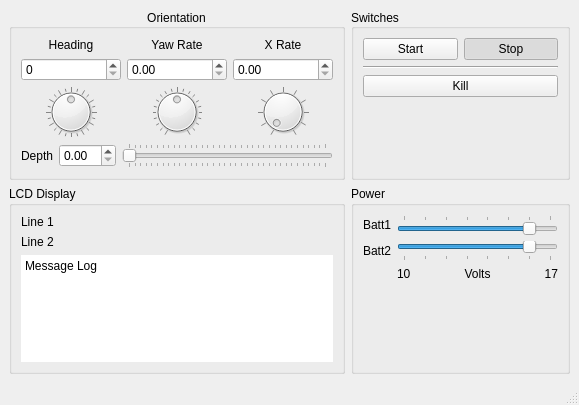
<?xml version="1.0" encoding="UTF-8"?>
<ui version="4.0">
 <class>MainWindow</class>
 <widget class="QMainWindow" name="MainWindow">
  <property name="geometry">
   <rect>
    <x>0</x>
    <y>0</y>
    <width>579</width>
    <height>405</height>
   </rect>
  </property>
  <property name="windowTitle">
   <string>Manual Simulator</string>
  </property>
  <widget class="QWidget" name="centralwidget">
   <layout class="QGridLayout" name="gridLayout">
    <item row="0" column="0">
     <widget class="QGroupBox" name="groupBox">
      <property name="title">
       <string>Orientation</string>
      </property>
      <property name="alignment">
       <set>Qt::AlignCenter</set>
      </property>
      <layout class="QVBoxLayout" name="verticalLayout_2">
       <item>
        <layout class="QGridLayout" name="gridLayout_2">
         <item row="0" column="0">
          <widget class="QLabel" name="label">
           <property name="text">
            <string>Heading</string>
           </property>
           <property name="alignment">
            <set>Qt::AlignCenter</set>
           </property>
          </widget>
         </item>
         <item row="0" column="1">
          <widget class="QLabel" name="label_2">
           <property name="text">
            <string>Yaw Rate</string>
           </property>
           <property name="alignment">
            <set>Qt::AlignCenter</set>
           </property>
          </widget>
         </item>
         <item row="0" column="2">
          <widget class="QLabel" name="label_3">
           <property name="text">
            <string>X Rate</string>
           </property>
           <property name="alignment">
            <set>Qt::AlignCenter</set>
           </property>
          </widget>
         </item>
         <item row="2" column="1">
          <widget class="QDial" name="dial_2">
           <property name="minimum">
            <number>-30</number>
           </property>
           <property name="maximum">
            <number>30</number>
           </property>
           <property name="notchTarget">
            <double>3.000000000000000</double>
           </property>
           <property name="notchesVisible">
            <bool>true</bool>
           </property>
          </widget>
         </item>
         <item row="2" column="2">
          <widget class="QDial" name="dial_3">
           <property name="maximum">
            <number>10</number>
           </property>
           <property name="pageStep">
            <number>1</number>
           </property>
           <property name="notchesVisible">
            <bool>true</bool>
           </property>
          </widget>
         </item>
         <item row="2" column="0">
          <widget class="QDial" name="dial">
           <property name="minimum">
            <number>-180</number>
           </property>
           <property name="maximum">
            <number>180</number>
           </property>
           <property name="value">
            <number>0</number>
           </property>
           <property name="sliderPosition">
            <number>0</number>
           </property>
           <property name="tracking">
            <bool>true</bool>
           </property>
           <property name="orientation">
            <enum>Qt::Horizontal</enum>
           </property>
           <property name="invertedAppearance">
            <bool>false</bool>
           </property>
           <property name="wrapping">
            <bool>true</bool>
           </property>
           <property name="notchTarget">
            <double>15.000000000000000</double>
           </property>
           <property name="notchesVisible">
            <bool>true</bool>
           </property>
          </widget>
         </item>
         <item row="1" column="1">
          <widget class="QDoubleSpinBox" name="doubleSpinBox_3"/>
         </item>
         <item row="1" column="2">
          <widget class="QDoubleSpinBox" name="doubleSpinBox_4"/>
         </item>
         <item row="1" column="0">
          <widget class="QSpinBox" name="spinBox"/>
         </item>
        </layout>
       </item>
       <item>
        <layout class="QHBoxLayout" name="horizontalLayout_2">
         <item>
          <widget class="QLabel" name="label_4">
           <property name="text">
            <string>Depth</string>
           </property>
          </widget>
         </item>
         <item>
          <widget class="QDoubleSpinBox" name="doubleSpinBox"/>
         </item>
         <item>
          <widget class="QSlider" name="horizontalSlider">
           <property name="maximum">
            <number>35</number>
           </property>
           <property name="pageStep">
            <number>3</number>
           </property>
           <property name="orientation">
            <enum>Qt::Horizontal</enum>
           </property>
           <property name="tickPosition">
            <enum>QSlider::TicksBothSides</enum>
           </property>
          </widget>
         </item>
        </layout>
       </item>
      </layout>
     </widget>
    </item>
    <item row="0" column="1">
     <widget class="QGroupBox" name="groupBox_2">
      <property name="title">
       <string>Switches</string>
      </property>
      <property name="alignment">
       <set>Qt::AlignLeading|Qt::AlignLeft|Qt::AlignVCenter</set>
      </property>
      <layout class="QVBoxLayout" name="verticalLayout">
       <item>
        <layout class="QHBoxLayout" name="horizontalLayout">
         <item>
          <widget class="QPushButton" name="pushButton">
           <property name="text">
            <string>Start</string>
           </property>
           <property name="checkable">
            <bool>true</bool>
           </property>
          </widget>
         </item>
         <item>
          <widget class="QPushButton" name="pushButton_2">
           <property name="text">
            <string>Stop</string>
           </property>
           <property name="checkable">
            <bool>true</bool>
           </property>
           <property name="checked">
            <bool>true</bool>
           </property>
          </widget>
         </item>
        </layout>
       </item>
       <item>
        <widget class="Line" name="line">
         <property name="orientation">
          <enum>Qt::Horizontal</enum>
         </property>
        </widget>
       </item>
       <item>
        <widget class="QPushButton" name="pushButton_3">
         <property name="text">
          <string>Kill</string>
         </property>
        </widget>
       </item>
       <item>
        <spacer name="verticalSpacer">
         <property name="orientation">
          <enum>Qt::Vertical</enum>
         </property>
         <property name="sizeHint" stdset="0">
          <size>
           <width>20</width>
           <height>40</height>
          </size>
         </property>
        </spacer>
       </item>
      </layout>
     </widget>
    </item>
    <item row="1" column="0">
     <widget class="QGroupBox" name="groupBox_3">
      <property name="title">
       <string>LCD Display</string>
      </property>
      <layout class="QVBoxLayout" name="verticalLayout_3">
       <item>
        <widget class="QLabel" name="label_5">
         <property name="text">
          <string>Line 1</string>
         </property>
        </widget>
       </item>
       <item>
        <widget class="QLabel" name="label_6">
         <property name="text">
          <string>Line 2</string>
         </property>
        </widget>
       </item>
       <item>
        <widget class="QTextEdit" name="textEdit">
         <property name="autoFillBackground">
          <bool>false</bool>
         </property>
         <property name="frameShape">
          <enum>QFrame::NoFrame</enum>
         </property>
         <property name="frameShadow">
          <enum>QFrame::Plain</enum>
         </property>
         <property name="readOnly">
          <bool>true</bool>
         </property>
         <property name="html">
          <string>&lt;!DOCTYPE HTML PUBLIC &quot;-//W3C//DTD HTML 4.0//EN&quot; &quot;http://www.w3.org/TR/REC-html40/strict.dtd&quot;&gt;
&lt;html&gt;&lt;head&gt;&lt;meta name=&quot;qrichtext&quot; content=&quot;1&quot; /&gt;&lt;style type=&quot;text/css&quot;&gt;
p, li { white-space: pre-wrap; }
&lt;/style&gt;&lt;/head&gt;&lt;body style=&quot; font-family:'Sans Serif'; font-size:9pt; font-weight:400; font-style:normal;&quot;&gt;
&lt;p style=&quot; margin-top:0px; margin-bottom:0px; margin-left:0px; margin-right:0px; -qt-block-indent:0; text-indent:0px;&quot;&gt;Message Log&lt;/p&gt;&lt;/body&gt;&lt;/html&gt;</string>
         </property>
        </widget>
       </item>
      </layout>
     </widget>
    </item>
    <item row="1" column="1">
     <widget class="QGroupBox" name="groupBox_4">
      <property name="title">
       <string>Power</string>
      </property>
      <layout class="QFormLayout" name="formLayout">
       <item row="0" column="1">
        <widget class="QSlider" name="horizontalSlider_2">
         <property name="minimum">
          <number>10</number>
         </property>
         <property name="maximum">
          <number>17</number>
         </property>
         <property name="pageStep">
          <number>1</number>
         </property>
         <property name="value">
          <number>16</number>
         </property>
         <property name="orientation">
          <enum>Qt::Horizontal</enum>
         </property>
         <property name="tickPosition">
          <enum>QSlider::TicksAbove</enum>
         </property>
        </widget>
       </item>
       <item row="0" column="0">
        <widget class="QLabel" name="label_7">
         <property name="text">
          <string>Batt1</string>
         </property>
        </widget>
       </item>
       <item row="1" column="0">
        <widget class="QLabel" name="label_8">
         <property name="text">
          <string>Batt2</string>
         </property>
        </widget>
       </item>
       <item row="1" column="1">
        <widget class="QSlider" name="horizontalSlider_3">
         <property name="minimum">
          <number>10</number>
         </property>
         <property name="maximum">
          <number>17</number>
         </property>
         <property name="pageStep">
          <number>1</number>
         </property>
         <property name="value">
          <number>16</number>
         </property>
         <property name="orientation">
          <enum>Qt::Horizontal</enum>
         </property>
         <property name="tickPosition">
          <enum>QSlider::TicksBelow</enum>
         </property>
        </widget>
       </item>
       <item row="2" column="1">
        <layout class="QHBoxLayout" name="horizontalLayout_3">
         <property name="topMargin">
          <number>0</number>
         </property>
         <item>
          <widget class="QLabel" name="label_9">
           <property name="text">
            <string>10</string>
           </property>
          </widget>
         </item>
         <item>
          <widget class="QLabel" name="label_11">
           <property name="text">
            <string>Volts</string>
           </property>
           <property name="alignment">
            <set>Qt::AlignCenter</set>
           </property>
          </widget>
         </item>
         <item>
          <widget class="QLabel" name="label_10">
           <property name="text">
            <string>17</string>
           </property>
           <property name="alignment">
            <set>Qt::AlignRight|Qt::AlignTrailing|Qt::AlignVCenter</set>
           </property>
          </widget>
         </item>
        </layout>
       </item>
      </layout>
     </widget>
    </item>
   </layout>
  </widget>
  <widget class="QMenuBar" name="menubar">
   <property name="geometry">
    <rect>
     <x>0</x>
     <y>0</y>
     <width>579</width>
     <height>20</height>
    </rect>
   </property>
  </widget>
  <widget class="QStatusBar" name="statusbar"/>
 </widget>
 <resources/>
 <connections>
  <connection>
   <sender>textEdit</sender>
   <signal>selectionChanged()</signal>
   <receiver>textEdit</receiver>
   <slot>copy()</slot>
   <hints>
    <hint type="sourcelabel">
     <x>237</x>
     <y>306</y>
    </hint>
    <hint type="destinationlabel">
     <x>187</x>
     <y>296</y>
    </hint>
   </hints>
  </connection>
  <connection>
   <sender>dial</sender>
   <signal>dialMoved(int)</signal>
   <receiver>spinBox</receiver>
   <slot>setValue(int)</slot>
   <hints>
    <hint type="sourcelabel">
     <x>97</x>
     <y>128</y>
    </hint>
    <hint type="destinationlabel">
     <x>88</x>
     <y>87</y>
    </hint>
   </hints>
  </connection>
  <connection>
   <sender>spinBox</sender>
   <signal>valueChanged(int)</signal>
   <receiver>dial</receiver>
   <slot>setValue(int)</slot>
   <hints>
    <hint type="sourcelabel">
     <x>64</x>
     <y>91</y>
    </hint>
    <hint type="destinationlabel">
     <x>61</x>
     <y>111</y>
    </hint>
   </hints>
  </connection>
  <connection>
   <sender>dial_2</sender>
   <signal>sliderMoved(int)</signal>
   <receiver>doubleSpinBox_3</receiver>
   <slot>stepUp()</slot>
   <hints>
    <hint type="sourcelabel">
     <x>183</x>
     <y>118</y>
    </hint>
    <hint type="destinationlabel">
     <x>185</x>
     <y>90</y>
    </hint>
   </hints>
  </connection>
  <connection>
   <sender>doubleSpinBox_3</sender>
   <signal>valueChanged(double)</signal>
   <receiver>dial_2</receiver>
   <slot>update()</slot>
   <hints>
    <hint type="sourcelabel">
     <x>168</x>
     <y>88</y>
    </hint>
    <hint type="destinationlabel">
     <x>162</x>
     <y>118</y>
    </hint>
   </hints>
  </connection>
  <connection>
   <sender>pushButton</sender>
   <signal>clicked()</signal>
   <receiver>pushButton_2</receiver>
   <slot>toggle()</slot>
   <hints>
    <hint type="sourcelabel">
     <x>437</x>
     <y>73</y>
    </hint>
    <hint type="destinationlabel">
     <x>500</x>
     <y>72</y>
    </hint>
   </hints>
  </connection>
  <connection>
   <sender>pushButton_2</sender>
   <signal>clicked()</signal>
   <receiver>pushButton</receiver>
   <slot>toggle()</slot>
   <hints>
    <hint type="sourcelabel">
     <x>535</x>
     <y>64</y>
    </hint>
    <hint type="destinationlabel">
     <x>426</x>
     <y>69</y>
    </hint>
   </hints>
  </connection>
 </connections>
</ui>
